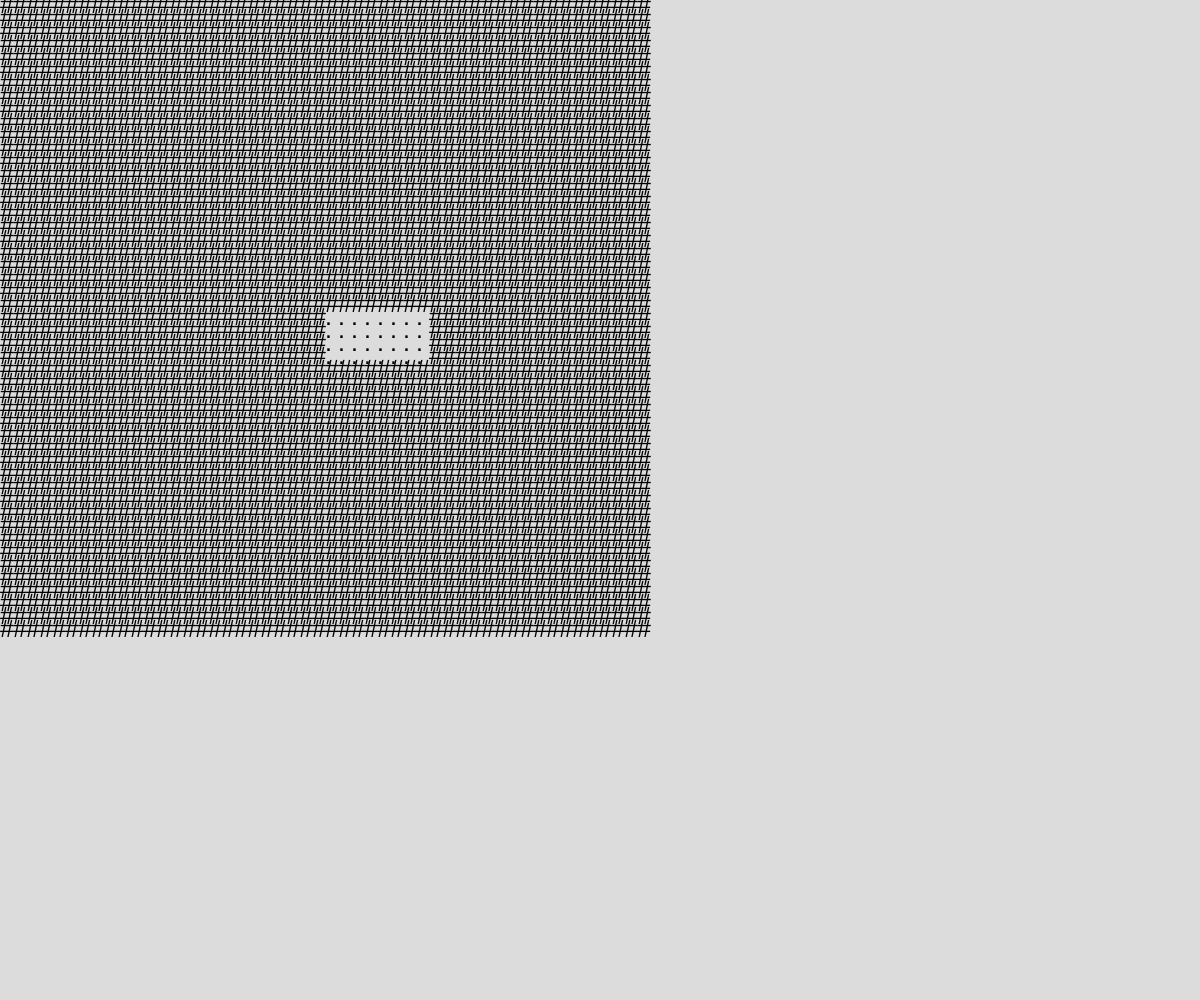
Frame 1 (no input)
Frame 60 (no input): identical to frame 1, image omitted
Frame 120 (the mouse pressed at the canvas centre since frame 60): identical to frame 1, image omitted

The p5.js sketch that drew this single still picture (run headless with seeded random() and noise() and a simulated clock; from frame 60 on, the mouse is pressed at the canvas centre):

// p5.js sketch
// ── sketch.js
// Project Title
// Your Name
// Date
//
// Extra for Experts:
// - describe what you did to take this project "above and beyond"


class map{
  constructor(){
    this.map = [];
    this.mapSize = 50;
    this.mapTileSize = 13;
    this.textSize = 25;

    this.currentRoomWidth;
    this.currentRoomHeight;
    this.maxRoomSize = 10;
    this.roomAdded;
    this.roomXSide;
    this.roomYSide;

    this.corridorX;
    this.corridorY;
    this.corridorDirection;
    this.corridorLength;
    this.roomEdge = false;
    this.corridorXChange = 0;
    this.corridorYChange = 0;
    this.maxCorridorLength = 20;
    this.minCorridorLength = 15;
    this.timesRoomPlaceFailed = 0;
    
    


  }

  //fills empty map with wall ("#");
  createEmptyMap(size){
    for (let columns = 0; columns < size; columns++){
      this.map.push([]);
      for (let rows = 0; rows < size; rows++){
        this.map[columns].push("#");
      }
    }
  }

  //places the "seed room" into map, which will be used as a base to draw the other rooms
  placeSeedRoom(x, y){
    this.currentRoomWidth = random(2, this.maxRoomSize);
    this.currentRoomHeight = random(2, this.maxRoomSize);

    for (let yPos = y; yPos < y + this.currentRoomHeight; yPos++){
      for (let xPos = x; xPos < x + this.currentRoomWidth; xPos++){
        this.map[yPos][xPos] = ".";
      }

    }
  }

  //picks a random corridor spot in which a corridor will branch out from
  findCorridorSpot(){

    this.corridorXChange = 0;
    this.corridorYChange = 0;
    this.roomEdge = false;

    while (this.roomEdge === false){
      this.corridorX = Math.floor(random(1, this.mapSize - 1));
      this.corridorY = Math.floor(random(1, this.mapSize - 1));

      if (this.map[this.corridorY][this.corridorX] === "#"){

        if (this.map[this.corridorY + 1][this.corridorX] === "."){
          this.corridorDirection = "up";
          this.corridorYChange = -1;
          this.roomEdge = true;
        }

        else if (this.map[this.corridorY - 1][this.corridorX] === "."){
          this.corridorDirection = "down";
          this.corridorYChange = 1;
          this.roomEdge = true;
        }

        else if (this.map[this.corridorY][this.corridorX + 1] === "."){
          this.corridorDirection = "left";
          this.corridorXChange = -1;
          this.roomEdge = true;
        }

        else if (this.map[this.corridorY][this.corridorX - 1] === "."){
          this.corridorDirection = "right";
          this.corridorXChange = 1;
          this.roomEdge = true;
        }


      }
    }
  }


  addCorridor(){
    this.corridorLength = random(this.minCorridorLength, this.maxCorridorLength);

    while (this.corridorLength > 0 && this.corridorX + this.corridorXChange > 0 && this.corridorX + this.corridorXChange < this.mapSize && this.corridorY + this.corridorYChange > 0 && this.corridorY + this.corridorYChange < this.mapSize && this.corridorLength < this.maxCorridorLength){

      //end corridor if it intersects an existing corridor
      if (this.map[this.corridorY][this.corridorX] === ".") this.corridorLength = 0;
      
      this.map[this.corridorY][this.corridorX] = "+";
      this.corridorY += this.corridorYChange;
      this.corridorX += this.corridorXChange;
      this.corridorLength--;
    }

  }

  addCorridors(iterations){
    for (let i = 0; i < iterations; i++){
      this.findCorridorSpot();
      this.addCorridor();
    }

  }

  addRoom(){
    this.currentRoomHeight = Math.floor(random(this.maxRoomSize));
    this.currentRoomWidth = Math.floor(random(this.maxRoomSize));
    this.roomAdded = false;

    if (this.corridorY + this.currentRoomHeight < this.mapSize && this.corridorX + this.currentRoomWidth < this.mapSize){
      for (let y = this.corridorY; y < this.corridorY + this.currentRoomHeight; y++){
        for (let x = this.corridorX; x < this.corridorX + this.currentRoomWidth; x++){
          this.map[y][x] = ".";
  
        }
      }

    }
 
    
  }

  noRoomPresent(){

    if (this.corridorY + this.currentRoomHeight < this.mapSize && this.corridorX + this.currentRoomWidth < this.mapSize){

      for (let y = this.corridorY; y < this.corridorY + this.currentRoomHeight; y++){
        for (let x = this.corridorX; x < this.corridorX + this.currentRoomWidth; x++){
          if (this.map[y][x] === ".") return false;
        }
      }
    }

    
    return true;

  }


  generateMap(iterations){
    for (let i = 0; i < iterations; i++){

      if (this.noRoomPresent() === true) {
        
        this.addRoom();
        

      }
      else this.timesRoomPlaceFailed++;

      if (this.timesRoomPlaceFailed > 2){
        this.timesRoomPlaceFailed = 0;
        this.addCorridors(1);
      }

      
     
    }
    

  }

  //draws the map
  drawMap(size){
    textSize(this.textSize);
    for (let y = 0; y < size; y++){
      for (let x = 0; x < size; x++){
        text(this.map[y][x], x * this.mapTileSize, y * this.mapTileSize);
      }
    }
  }

}





let map1;
function setup() {
  createCanvas(windowWidth, windowHeight);
  map1 = new map();
  map1.createEmptyMap(map1.mapSize);
  map1.placeSeedRoom(25, 25);
  map1.generateMap(30);
}

function draw() {
  background(220);
 
  map1.drawMap(map1.mapSize);
  

}
